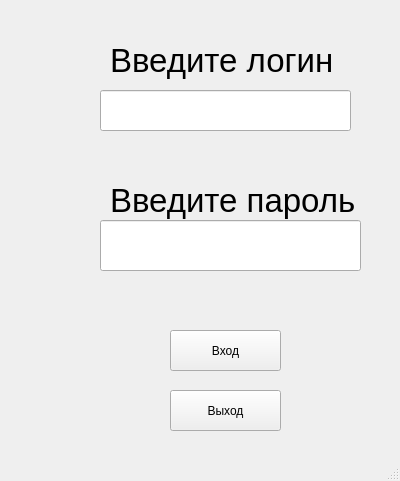
<?xml version="1.0" encoding="UTF-8"?>
<ui version="4.0">
 <class>Avtoriza</class>
 <widget class="QMainWindow" name="Avtoriza">
  <property name="geometry">
   <rect>
    <x>0</x>
    <y>0</y>
    <width>400</width>
    <height>481</height>
   </rect>
  </property>
  <property name="windowTitle">
   <string>Авторизация </string>
  </property>
  <widget class="QWidget" name="centralwidget">
   <widget class="QPushButton" name="pushButton_auth">
    <property name="geometry">
     <rect>
      <x>170</x>
      <y>330</y>
      <width>111</width>
      <height>41</height>
     </rect>
    </property>
    <property name="text">
     <string>Вход</string>
    </property>
   </widget>
   <widget class="QPushButton" name="pushButton_exit">
    <property name="geometry">
     <rect>
      <x>170</x>
      <y>390</y>
      <width>111</width>
      <height>41</height>
     </rect>
    </property>
    <property name="text">
     <string>Выход</string>
    </property>
   </widget>
   <widget class="QLabel" name="label_log">
    <property name="geometry">
     <rect>
      <x>110</x>
      <y>40</y>
      <width>261</width>
      <height>41</height>
     </rect>
    </property>
    <property name="font">
     <font>
      <pointsize>25</pointsize>
     </font>
    </property>
    <property name="text">
     <string>Введите логин </string>
    </property>
   </widget>
   <widget class="QLabel" name="label_2">
    <property name="geometry">
     <rect>
      <x>110</x>
      <y>180</y>
      <width>261</width>
      <height>41</height>
     </rect>
    </property>
    <property name="font">
     <font>
      <pointsize>25</pointsize>
     </font>
    </property>
    <property name="text">
     <string>Введите пароль </string>
    </property>
   </widget>
   <widget class="QLineEdit" name="lineEdit">
    <property name="geometry">
     <rect>
      <x>100</x>
      <y>90</y>
      <width>251</width>
      <height>41</height>
     </rect>
    </property>
    <property name="font">
     <font>
      <pointsize>25</pointsize>
     </font>
    </property>
   </widget>
   <widget class="QLineEdit" name="lineEdit_2">
    <property name="geometry">
     <rect>
      <x>100</x>
      <y>220</y>
      <width>261</width>
      <height>51</height>
     </rect>
    </property>
    <property name="font">
     <font>
      <pointsize>25</pointsize>
     </font>
    </property>
   </widget>
  </widget>
  <widget class="QStatusBar" name="statusbar"/>
 </widget>
 <resources/>
 <connections/>
</ui>
